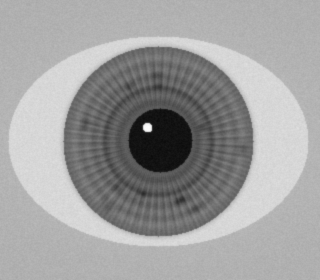
#> input picture iris_test_data/images/iris_01.png, 320 x 280 px
$ python -i IrisLocalization.py   (imports and definitions only)
#> lines starting #> are read from the running program, lines starting #| are printed output that depends on the picture; after the words box and inside, x2 and y2 are one past the last pixel; in counts of white or black regions, pixels touching at a corner belong together
#> further down, picture is the input picture: shape (280, 320); min 11, max 252, mean 158.8
# IrisLocalization.py: detecting pupil and outer boundary of iris.

# Import functions
import cv2
import numpy as np
import matplotlib.pyplot as plt


# implementation based on https://ieeexplore.ieee.org/stamp/stamp.jsp?tp=&arnumber=1251145&utm_source=scopus&getft_integrator=scopus


def irisLocalization(img, show=False):
    """
    Function to locate iris to be passed into next steps
    This function uses the original image and detects pupil and outer boundary of iris.

    img = image we are normalizing.
    show (default = False): whether or not to show images. used for debugging and testing

    This methodology is based on Ma et al.

    """
#> called with show = False

    # Use of hough circles based on https://docs.opencv.org/4.13.0/da/d53/tutorial_py_houghcircles.html

    # Step 1: approximate pupil center
    # Blur image using a Gaussian blur because occlusion from eyelashes and eyelid was affecting the ability to detect the pupil
    # Based on opencv documentation: https://docs.opencv.org/4.13.0/d4/d86/group__imgproc__filter.html#gae8bdcd9154ed5ca3cbc1766d960f45c1
    # ksize was selected to be wider than eyelashes but smaller than the pupil (most pupils in dataset are > 35px)
    blur = cv2.GaussianBlur(img, (31, 31), 0)
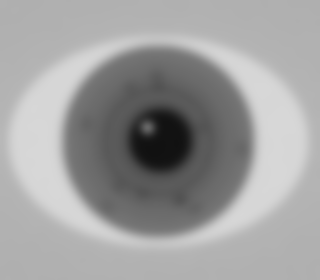
#> blur: shape (280, 320); min 17, max 215, mean 158.8

    # Project image in vertical and horizontal direction to approximately estimate the center coordinates of the pupil
    vert_proj = blur.sum(axis=0)
#> vert_proj = 320 values, max 55106 at index 263, min 30283 at index 161, mean 44474.7
    horiz_proj = blur.sum(axis=1)
#> horiz_proj = 280 values, max 59030 at index 42, min 40809 at index 143, mean 50828.2

    # Get minima of two projection profiles
    Xp = int(np.argmin(vert_proj))
#> Xp = 161
    Yp = int(np.argmin(horiz_proj))
#> Yp = 143

    # Code to visualize the rough center over the original image
    if show:
        plt.imshow(img, cmap='gray')
        plt.plot(Xp, Yp, 'r+', markersize=15, mew=2)
        plt.title('Step 1: rough center')
        plt.show()

    # Step 2: refined center
    # Get 120 x 120 region of interest centered at point
    # This allows the ROI to be concentrated around an area where the pupil most likely is
    # Ma mentions "perform the second step twice for a reasonably accurate estimate" so we run this loop twice
    for i in range(2):
        # Select a 120 x 120 region of interest centered at the current pupil center estimate
        # x0, y0 = top-left corner of the region
        # center is near the left/top edge
        x0, y0 = max(Xp - 120//2, 0), max(Yp - 120//2, 0)
        # Region of interest is cropped around this center
        roi = img[y0:Yp + 120//2, x0:Xp + 120//2]

        # Binarize by adaptively selecting a reasonable threshold using the gray-level histogram of this region
        # Use Otsu thresholding to automatically calculate the optimal threshold by analyzing the image histogram
        # Based on: https://www.geeksforgeeks.org/python/otsu-thresholding-using-opencv/
        _, otsu_thresh = cv2.threshold(roi, 0, 255, cv2.THRESH_BINARY_INV + cv2.THRESH_OTSU)

        # Keep only the largest dark blob and drop regions with eyelashes
        # Documentation based on https://pyimagesearch.com/2021/02/22/opencv-connected-component-labeling-and-analysis/
        n, labels, stats, _ = cv2.connectedComponentsWithStats(otsu_thresh)

        # Find region that is the largest
        biggest = np.argmax(stats[1:, cv2.CC_STAT_AREA]) + 1
        # Apply a pupil mask over the largest region
        pupil_mask = (labels == biggest).astype(np.uint8)

        # Centroid of the binary region as accurate estimate of the pupil coordinates
        # Use image moments to calculate centroid https://docs.opencv.org/4.9.0/dd/d49/tutorial_py_contour_features.html
        m = cv2.moments(pupil_mask, binaryImage=True)
        Xp = int(x0 + m['m10'] / m['m00'])
        Yp = int(y0 + m['m01'] / m['m00'])

        # Rough pupil radius from the region's area
        r_pupil = np.sqrt(m['m00'] / np.pi)
#> this loop made 2 passes
#> (x0, y0, n, biggest, Xp, Yp, r_pupil) on passes 1 to 2: (101, 83, 7, 3, 160, 140, 31.49), (100, 80, 6, 3, 160, 140, 31.49)
#> pass 1, in irisLocalization, `_, otsu_thresh = cv2.threshold(roi, 0, 255, cv2.THRESH_BINARY_INV + cv..`:
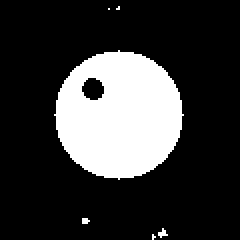
#> otsu_thresh: shape (120, 120) (shown 2 times larger); 21.9% white; 6 white regions (5 under 20 px), largest, box (x1, y1, x2, y2) and area: (27, 25, 92, 90) 3116
#> pass 1, in irisLocalization, `n, labels, stats, _ = cv2.connectedComponentsWithStats(otsu_thresh)`:
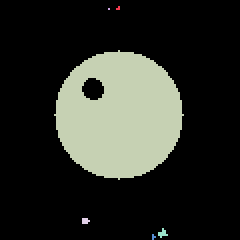
#> labels: shape (120, 120) int32 (shown 2 times larger); 7 distinct labels, from 0 to 6; one colour per label, 0 black
#> after the loop:
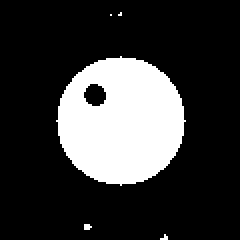
#> otsu_thresh: shape (120, 120) (shown 2 times larger); 21.8% white; 5 white regions (4 under 20 px), largest, box (x1, y1, x2, y2) and area: (28, 28, 93, 93) 3116
#> after the loop:
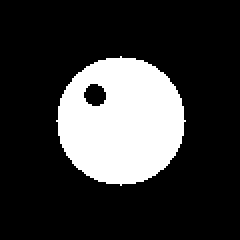
#> pupil_mask: shape (120, 120) (shown 2 times larger); values 0 (black) and 1 (white), 21.6% white; 1 white region, box (x1, y1, x2, y2) and area: (28, 28, 93, 93) 3116
#> after the loop:
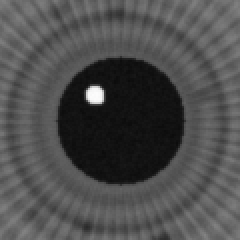
#> roi: shape (120, 120) (shown 2 times larger); min 11, max 252, mean 77.4

    # Show plot of circle to visualize center and radius
    if show:
        # plot over original image in grayscale
        plt.imshow(img, cmap='gray')
        plt.plot(Xp, Yp, 'r+', markersize=15, mew=2)
        plt.gca().add_patch(plt.Circle((Xp, Yp), r_pupil, color='lime', fill=False))
        plt.title('Step 2: refined center + radius')
        plt.show()

    # Step 3: Canny + Hough methods
    # Calculate the exact parameters of these two circles using edge detection
    # Canny operator and Hough transform in a certain region determined by the center of the pupil
    # Here, I use a wider region to capture both the pupil and iris
    # Earlier iterations with a smaller window were too small to capture the iris
    x0, y0 = max(Xp - 150, 0), max(Yp - 150, 0)
#> x0 = 10; y0 = 0

    # Based on: https://docs.opencv.org/4.13.0/da/d53/tutorial_py_houghcircles.html
    # Median blur removes small noise and keeps edges sharp
    # I use a region of + 150 to fit the iris, ksize = 5 to remove noise from eyelashes
    region = cv2.medianBlur(img[y0:Yp + 150, x0:Xp + 150], 5)
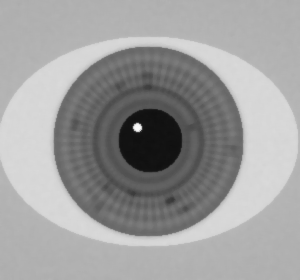
#> region: shape (280, 300); min 15, max 249, mean 157.6

    # For pupil, search radius is around the step 2 estimate +/- 20% to ensure that it only looks for circles near the radius
    # HoughCircles implements Canny internally using HOUGH_GRADIENT
    # it detects edges with Canny, then each edge pixel votes for possible circle centers along its gradient direction
    pupil = cv2.HoughCircles(region, cv2.HOUGH_GRADIENT, 1, 300, param1=50, param2=15,
                             minRadius=int(int(r_pupil) * 0.8), maxRadius=int(int(r_pupil) * 1.2))
#> pupil = [[149.5, 140.5, 31.7]]

    # According to Daugman, the resolved iris radius is typically 80-130
    # for iris, we look for outer boundary radius range within 80-130 px range
    irises = cv2.HoughCircles(region, cv2.HOUGH_GRADIENT, 1, 5, param1=30, param2=20,
                              minRadius=80, maxRadius=130)
#> irises = 201 rows, first 8: [147.5, 140.5, 94.9], [141.5, 146.5, 87.2], [161.5, 145.5, 81.7], [157.5, 148.5, 83.9], [143.5, 134.5, 88.1], [159.5, 133.5, 81.5], [143.5, 126.5, 80.6], [153.5, 140.5, 89.8]

    # If nothing, return original image
    if pupil is None or irises is None:
        return img, None, None

    # shift circle centers from region coordinates back to full image coordinates
    pupil = pupil[0, 0] + [x0, y0, 0]
#> pupil = [159.5, 140.5, 31.7]
    irises = irises[0] + [x0, y0, 0]
#> irises = 201 rows, first 8: [157.5, 140.5, 94.9], [151.5, 146.5, 87.2], [171.5, 145.5, 81.7], [167.5, 148.5, 83.9], [153.5, 134.5, 88.1], [169.5, 133.5, 81.5], [153.5, 126.5, 80.6], [163.5, 140.5, 89.8]

    # We want the strongest circle candidate that is concentric with the pupil
    # HoughCircles returns candidates sorted by votes, so the first close one is the strongest
    # If none are within 15 px, fall back to the circle whose center is closest to the pupil
    # 15 is used as the threshold because the distance between pupil and iris should be small
    # Calculate the distance between iris and pupil
    d = np.hypot(irises[:, 0] - pupil[0], irises[:, 1] - pupil[1])
#> d = 201 values, max 73.11 at index 199, min 2 at index 0, mean 36.32
    # Flag for if iris is close
    close = irises[d < 15]
#> close = 20 rows, first 8: [157.5, 140.5, 94.9], [151.5, 146.5, 87.2], [171.5, 145.5, 81.7], [167.5, 148.5, 83.9], [153.5, 134.5, 88.1], [169.5, 133.5, 81.5], [163.5, 140.5, 89.8], [168.5, 138.5, 84.7]
    # If at least one candidate is within 15 px of the pupil center, use the best candidate
    # Else use the candidate whose center is closest to the pupil center
    iris = close[0] if len(close) else irises[np.argmin(d)]
#> iris = [157.5, 140.5, 94.9]

    # Show selected iris and pupil circls on original image
    if show:
        cimg = cv2.cvtColor(img, cv2.COLOR_GRAY2BGR)
        cv2.circle(cimg, (int(pupil[0]), int(pupil[1])), int(pupil[2]), (0, 255, 0), 1)
        cv2.circle(cimg, (int(iris[0]), int(iris[1])), int(iris[2]), (255, 255, 0), 1)
        cv2.imshow('Step 3: pupil (green), iris (cyan)', cimg)
        cv2.waitKey(0)
        cv2.destroyAllWindows()

    # Return image with pupil and iris circles
    return img, pupil, iris

>>> import cv2
>>> picture = cv2.imread('iris_test_data/images/iris_01.png', cv2.IMREAD_GRAYSCALE)
>>> result = irisLocalization(picture)
